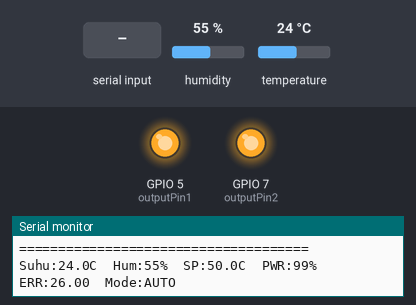
Bench run of a sketch on a simulated ESP32-S3. Parts: output pins drawn as LEDs (lit = HIGH), the last lines printed to the serial monitor. The test bench sets the inputs (shaded band); at power-on: humidity 55 %, temperature 24 °C.

Above: at 1.2 s.
1.3 s: "kp ,45\n" received over Serial
At 3.2 s:
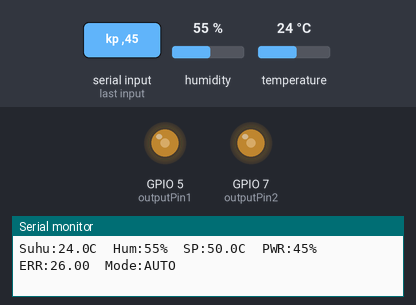
3.5 s: "ki 90\n" received over Serial
At 5.1 s:
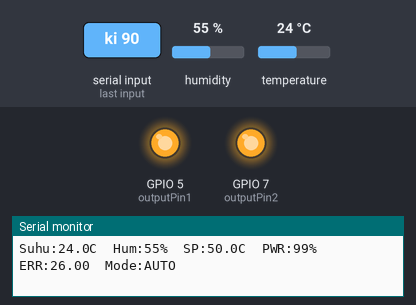
Timing chart, 0 to 6.6 s (numbered marks = the images above; inputs shaded):
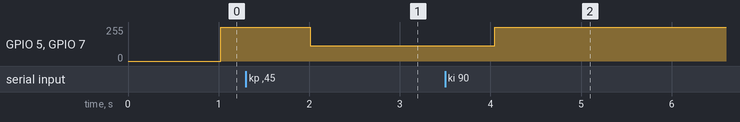

The sketch:

pid_tes.ino
```cpp
/**************
 *  PID Dimmer + DHT11 - ESP32-S3
 *  DHT11  -> GPIO15
 *  ZC1    -> GPIO4  | OUT1 -> GPIO5
 *  ZC2    -> GPIO6  | OUT2 -> GPIO7
 **************/

#include <RBDdimmer.h>
#include <DHT.h>

#define USE_SERIAL  Serial

// Pin
#define outputPin1  5
#define zerocross1  4
#define outputPin2  7
#define zerocross2  6
#define DHTPIN      15
#define DHTTYPE     DHT11

DHT dht(DHTPIN, DHTTYPE);
dimmerLamp dimmer1(outputPin1, zerocross1);
dimmerLamp dimmer2(outputPin2, zerocross2);

// =====================
//  SETTING - UBAH INI
// =====================
float setpoint = 50.0;  // target suhu °C

float Kp = 8.0;   // mulai dari sini, tuning manual
float Ki = 0.9;
float Kd = 0.0;

// =====================
//  VARIABEL PID
// =====================
float lastError = 0;
float integral  = 0;
unsigned long lastPIDTime = 0;

bool autoMode = true;
int  manualVal = 0;
int  pidOutput = 0;

// =====================
//  FUNGSI PID
// =====================
int computePID(float currentTemp) {
  unsigned long now = millis();
  float dt = (now - lastPIDTime) / 1000.0;
  if (dt < 0.1) return pidOutput; // terlalu cepat, skip
  lastPIDTime = now;

  float error = setpoint - currentTemp;

  // Integral + anti-windup
  integral += error * dt;
  integral = constrain(integral, -50.0, 50.0);

  // Derivative
  float derivative = (error - lastError) / dt;
  lastError = error;

  float output = (Kp * error) + (Ki * integral) + (Kd * derivative);
  return (int)constrain(output, 0, 99);
}

// =====================
//  BACA SERIAL
// =====================
void handleSerial() {
  if (!USE_SERIAL.available()) return;

  String input = USE_SERIAL.readStringUntil('\n');
  input.trim();

  if (input == "auto") {
    autoMode = true;
    integral  = 0;
    lastError = 0;
    USE_SERIAL.println(">> Mode: OTOMATIS PID");

  } else if (input == "manual") {
    autoMode = false;
    USE_SERIAL.println(">> Mode: MANUAL - ketik 0-100");

  } else if (input.startsWith("sp ")) {
    // contoh ketik: sp 30
    float sp = input.substring(3).toFloat();
    if (sp > 0 && sp < 100) {
      setpoint = sp;
      integral  = 0;
      lastError = 0;
      USE_SERIAL.print(">> Setpoint: ");
      USE_SERIAL.print(setpoint);
      USE_SERIAL.println(" C");
    }

  } else if (input.startsWith("kp ")) {
    // contoh ketik: kp 3.5
    Kp = input.substring(3).toFloat();
    USE_SERIAL.print(">> Kp: "); USE_SERIAL.println(Kp);

  } else if (input.startsWith("ki ")) {
    Ki = input.substring(3).toFloat();
    integral = 0;
    USE_SERIAL.print(">> Ki: "); USE_SERIAL.println(Ki);

  } else if (input.startsWith("kd ")) {
    Kd = input.substring(3).toFloat();
    USE_SERIAL.print(">> Kd: "); USE_SERIAL.println(Kd);

  } else if (!autoMode) {
    int val = input.toInt();
    if (val >= 0 && val <= 100) {
      manualVal = val;
      dimmer1.setPower(manualVal);
      dimmer2.setPower(manualVal);
      USE_SERIAL.print(">> Manual: ");
      USE_SERIAL.print(manualVal);
      USE_SERIAL.println("%");
    }
  }
}

// =====================
//  SETUP
// =====================
void setup() {
  USE_SERIAL.begin(115200);
  while (!USE_SERIAL) delay(10);

  dht.begin();

  dimmer1.begin(NORMAL_MODE, ON);
  dimmer1.setPower(0);
  dimmer2.begin(NORMAL_MODE, ON);
  dimmer2.setPower(0);

  lastPIDTime = millis();

  USE_SERIAL.println("=====================================");
  USE_SERIAL.println("   PID Dimmer + DHT11  ESP32-S3     ");
  USE_SERIAL.println("=====================================");
  USE_SERIAL.print  ("   Setpoint awal : ");
  USE_SERIAL.print  (setpoint); USE_SERIAL.println(" C");
  USE_SERIAL.print  ("   Kp="); USE_SERIAL.print(Kp);
  USE_SERIAL.print  (" Ki="); USE_SERIAL.print(Ki);
  USE_SERIAL.print  (" Kd="); USE_SERIAL.println(Kd);
  USE_SERIAL.println("-------------------------------------");
  USE_SERIAL.println(" Perintah serial:");
  USE_SERIAL.println("   auto       -> mode PID otomatis");
  USE_SERIAL.println("   manual     -> mode manual");
  USE_SERIAL.println("   sp 30      -> setpoint 30 C");
  USE_SERIAL.println("   kp 3.5     -> ubah Kp");
  USE_SERIAL.println("   ki 0.1     -> ubah Ki");
  USE_SERIAL.println("   kd 0.05    -> ubah Kd");
  USE_SERIAL.println("   0-100      -> power manual");
  USE_SERIAL.println("=====================================");
}

// =====================
//  LOOP
// =====================
unsigned long lastRead = 0;

void loop() {
  handleSerial();

  // DHT11 butuh minimal 1 detik antar baca
  if (millis() - lastRead >= 1000) {
    lastRead = millis();

    float suhu     = dht.readTemperature();
    float humidity = dht.readHumidity();

    if (isnan(suhu) || isnan(humidity)) {
      USE_SERIAL.println("ERROR: DHT11 tidak terbaca! Cek kabel.");
      return;
    }

    if (autoMode) {
      pidOutput = computePID(suhu);
      dimmer1.setPower(pidOutput);
      dimmer2.setPower(pidOutput);
    }

    // Print status
    USE_SERIAL.print("Suhu:");
    USE_SERIAL.print(suhu, 1);
    USE_SERIAL.print("C  Hum:");
    USE_SERIAL.print(humidity, 0);
    USE_SERIAL.print("%  SP:");
    USE_SERIAL.print(setpoint, 1);
    USE_SERIAL.print("C  PWR:");
    USE_SERIAL.print(autoMode ? pidOutput : manualVal);
    USE_SERIAL.print("%  ERR:");
    USE_SERIAL.print(setpoint - suhu, 2);
    USE_SERIAL.print("  Mode:");
    USE_SERIAL.println(autoMode ? "AUTO" : "MANUAL");
  }

  delay(10);
}
```

Measured:
- after the input at 1.3 s, GPIO 5 (outputPin1), GPIO 7 (outputPin2): 255/255 → 114/255 after 0.71 s
- after the input at 3.5 s, GPIO 5 (outputPin1), GPIO 7 (outputPin2): 114/255 → 255/255 after 0.55 s
